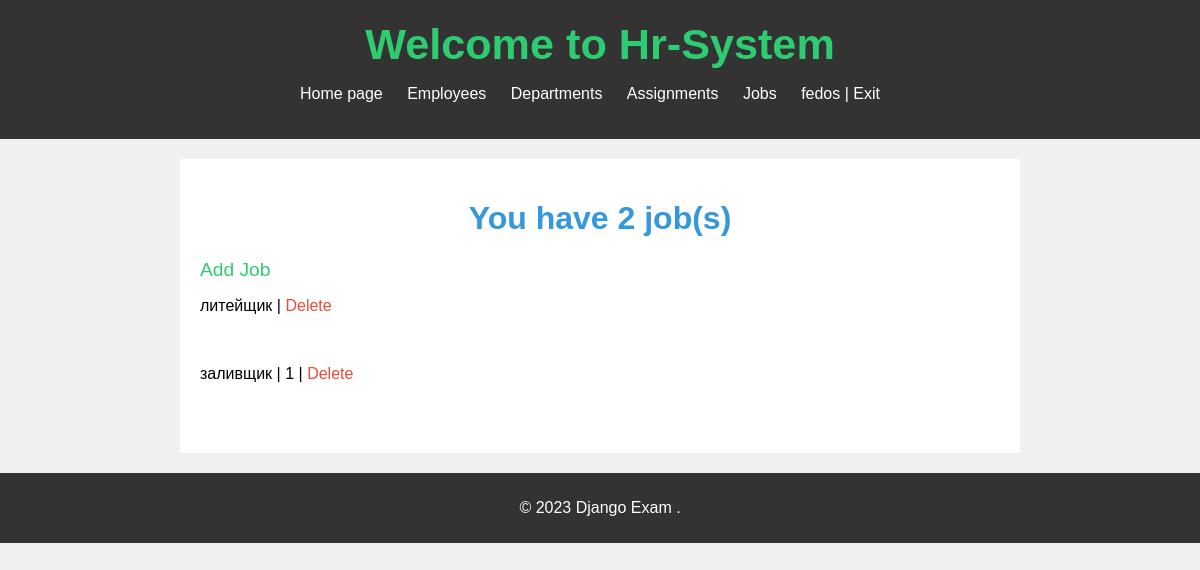
Page /jobs/ (signed in) on the committed database.
### hr_system/models.py (models this page shows, shortened)
class Job(models.Model):
    title = models.CharField(max_length=255)
    employees = models.ManyToManyField(Employee, through='Assignment')
    user = models.ForeignKey(User, on_delete=models.CASCADE, null=True, blank=True)

class Assignment(models.Model):
    employee = models.ForeignKey(Employee, on_delete=models.CASCADE)
    position = models.ForeignKey(Job, on_delete=models.CASCADE)
    begin_date = models.DateField()
    end_date = models.DateField(default=date(9999, 12, 31))
    user = models.ForeignKey(User, on_delete=models.CASCADE, null=True, blank=True)

### hr_system/views.py (the view)
# urls.py: path('jobs/', JobMain.as_view(), name='jobs'),
class JobMain(ListView):
    model = Job
    template_name = 'jobs/jobs.html'
    context_object_name = 'jobs'
    def get_context_data(self, **kwargs):
        context = super().get_context_data(**kwargs)
        user = self.request.user
        context['jobs'] = Job.objects.filter(user=user)
        context['assignments'] = Assignment.objects.filter(user=user)
        return context

### templates/jobs/jobs.html (shortened to what this page needs)
{% extends 'base.html' %}
    {% block content %}
        <h1 style="color: #3498db; text-align: center;" >You have {{ jobs.count }} job(s)</h1>
        <ul style="list-style-type: none; padding: 0;">
    <li style="margin-bottom: 10px;"><a href="{% url 'add_job' %}" style="text-decoration: none; color: #2ecc71; font-size: 1.2em;">Add Job</a></li>
</ul>
   {% for job in jobs %}
    <p>
        {{ job.title }}
        {% for assignment in assignments %}
            {% if job.id == assignment.position_id %}
                | {{ assignments.count }}
            {% endif %}
        {% endfor %}
        | <a href="{% url 'delete_job' pk=job.id %}" style="text-decoration: none; color: #e74c3c;">Delete</a>
    </p>
    <br>
{% endfor %}
        {% endblock %}

### templates/base.html (shortened to what this page needs)
{% load static %}
<!DOCTYPE html>
<html lang="english">
<head>
    <link rel="stylesheet" href="{% static 'css/base.css' %}"/>
</head>
<body>
    <header>
        <h1 style="color: #3498db; text-align: center;" ><a href="{% url 'homepage' %}" style="text-decoration: none; color: #2ecc71; font-size: 1.2em;">Welcome to Hr-System</a></h1>
        <nav>
            <ul>
            {% if request.user.is_authenticated %}
                <li><a href="{% url 'homepage' %}">Home page</a></li>
                <li><a href="{% url 'employee_list' %}">Employees</a></li>
                <li><a href="{% url 'departments' %}">Departments</a></li>
                <li><a href="{% url 'assignments' %}">Assignments</a></li>
                <li><a href="{% url 'jobs' %}">Jobs</a></li>
                <li class="last">{{ user.username }} | <a href="{% url 'logout' %}">Exit</a></li>
                {% else %}
                <li><a href="{% url 'login' %}">Login</a></li>
                <li><a href="{% url 'registration' %}">Registration</a></li>
                {% endif %}
            </ul>
        </nav>
    </header>
    <main>
    {% block content %}
        {% endblock %}
    </main>
    <footer>
        <p>&copy; 2023 Django Exam .</p>
    </footer>
</body>
</html>

### static/css/base.css (style rules this page uses)
body { font-family: Arial, sans-serif; background-color: #f0f0f0; margin: 0; padding: 0; }
header { background-color: #333; color: #fff; text-align: center; padding: 20px 0; }
header h1 { font-size: 36px; margin: 0; }
nav ul { list-style: none; padding: 0; text-align: center; }
nav ul li { display: inline; margin-right: 20px; }
nav ul li a { text-decoration: none; color: #fff; }
main { max-width: 800px; margin: 20px auto; background-color: #fff; padding: 20px; }
footer { background-color: #333; color: #fff; text-align: center; padding: 10px 0; }

### rows in the picture
Job: title "литейщик"
Job: title "заливщик"
Assignment: count "1"

### other values in the picture
{{ user.username }} "fedos"
{{ jobs.count }} "2"
